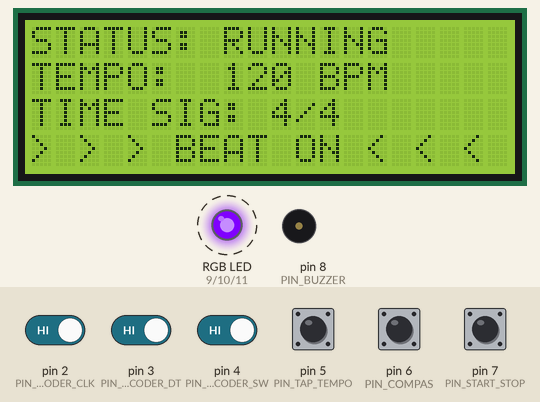
Simulated run of this sketch. Board: Arduino Uno, built with avr-gcc and run on an emulated ATmega328P. Parts: 20×4 character LCD, an RGB LED mixed from three pins (HIGH = lit), buzzer (waves = sounding). Dashed ring = blinking. Inputs (shaded band) come from the test bench; at power-on: pin 2 (PIN_ENCODER_CLK), pin 3 (PIN_ENCODER_DT), pin 4 (PIN_ENCODER_SW), pin 5 (PIN_TAP_TEMPO), pin 6 (PIN_COMPAS), pin 7 (PIN_START_STOP) HIGH.

Above: at 2.3 s.
2.4 s: pin 7 (PIN_START_STOP) pulled LOW for 0.15 s
At 3.5 s:
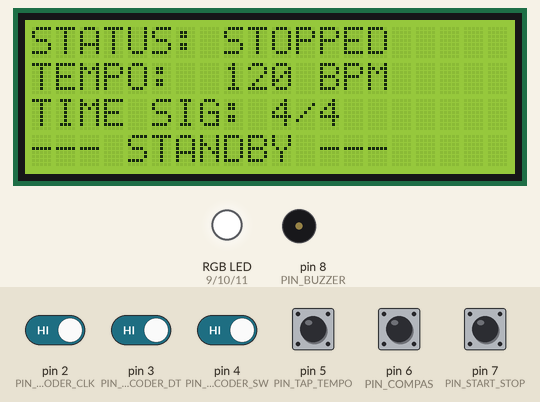
4.2 s: pin 7 (PIN_START_STOP) pulled LOW for 0.15 s
At 4.75 s:
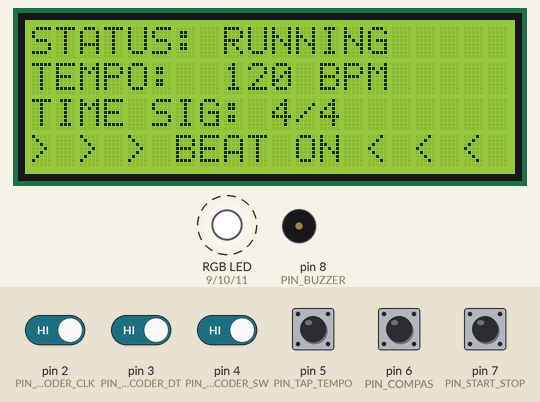
4.9 s: pin 4 (PIN_ENCODER_SW) driven LOW
7.9 s: pin 4 (PIN_ENCODER_SW) driven HIGH
At 8.3 s:
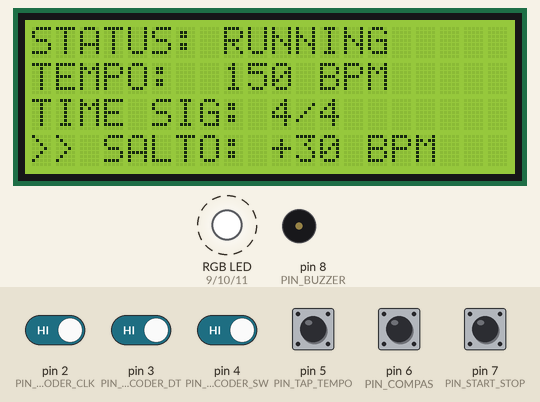
9.7 s: pin 4 (PIN_ENCODER_SW) driven LOW
12.6 s: pin 7 (PIN_START_STOP) pulled LOW for 1 s
At 13.66 s:
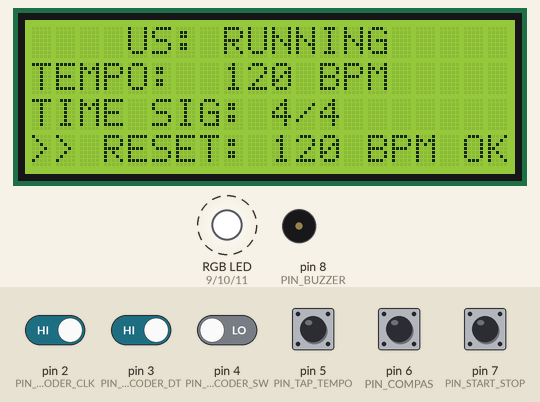
Timing chart, 0 to 15.2 s (numbered marks = the images above; inputs shaded):
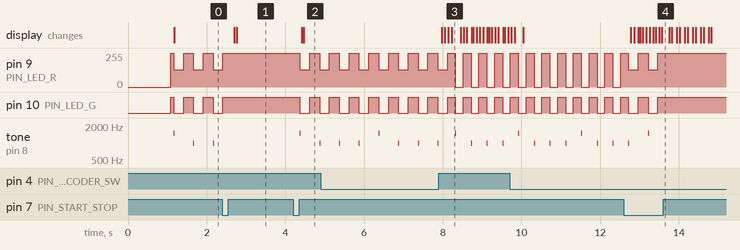

The sketch:

metronomo.ino
```cpp
#include "Config.h"
#include "Interfaz.h"
#include "Visuals.h"

double tiempoSiguienteCambioMicros = 0;
bool ledEncendido = false;
int contadorPulsos = 0;

int ultimoBPM = 0;
String ultimoCompasStr = "";
bool ultimoEstadoEjecucion = false;
unsigned long ultimoRefrescoLCD = 0;
int lineaAActualizar = 0; // Para el refresco fraccionado

void setup() {
    Serial.begin(9600);
    setupInterfaz();
    setupVisuals();
    actualizarPantallaCompleta(); // Una vez al inicio
    tiempoSiguienteCambioMicros = (double)micros();
}

void loop() {
    unsigned long ahoraMicros = micros();
    unsigned long ahoraMillis = millis();
    int bpm = obtenerBPM();
    bool estadoActual = estaEjecutando();

    // 1. Prioridad 1: Controles (Lectura ultra-veloz)
    gestionarStartStop();
    gestionarBoton();
    gestionarTapTempo();
    gestionarCompas();

    if (estadoActual) {
        double medioIntervaloMicros = 30000000.0 / (double)bpm;

        // 2. Prioridad 2: El Pulso (Matemática de arrastre de error)
        if ((double)ahoraMicros >= tiempoSiguienteCambioMicros) {
            if (!ledEncendido) {
                actualizarColorLED(bpm);
                int tiemposMax = obtenerTiemposPorCompas();
                if (contadorPulsos == 0) tone(PIN_BUZZER, 1500, 25);
                else tone(PIN_BUZZER, 1000, 15);
                contadorPulsos = (contadorPulsos + 1) % tiemposMax;
                ledEncendido = true;
            } else {
                apagarLED();
                ledEncendido = false;
            }
            tiempoSiguienteCambioMicros += medioIntervaloMicros;
        }

        // 3. Prioridad 3: LCD Fraccionado (Solo 10ms de bloqueo por vuelta)
        double tiempoRestante = tiempoSiguienteCambioMicros - (double)ahoraMicros;

        // Con 20ms de margen es suficiente porque ahora cada línea es muy rápida
        if (tiempoRestante > 20000.0) {
            String compasStr = obtenerCompasActual();
            // Si algo cambia, forzamos refresco de esa línea específica
            if (bpm != ultimoBPM || compasStr != ultimoCompasStr || estadoActual != ultimoEstadoEjecucion || (ahoraMillis - ultimoRefrescoLCD > 100)) {

                actualizarLineaLCD(lineaAActualizar); // Solo actualiza UNA línea
                lineaAActualizar = (lineaAActualizar + 1) % 4;

                if (lineaAActualizar == 0) { // Solo resetear marcas cuando damos la vuelta completa
                    ultimoBPM = bpm;
                    ultimoCompasStr = compasStr;
                    ultimoEstadoEjecucion = estadoActual;
                    ultimoRefrescoLCD = ahoraMillis;
                }
            }
        }
    } else {
        // En STOP todo es relajado
        apagarLED();
        noTone(PIN_BUZZER);
        ledEncendido = false;
        contadorPulsos = 0;
        if (ahoraMillis - ultimoRefrescoLCD > 200) {
            actualizarPantallaCompleta();
            ultimoRefrescoLCD = ahoraMillis;
        }
        tiempoSiguienteCambioMicros = (double)micros();
    }
}
```

Interfaz.cpp
```cpp
#include "Interfaz.h"
#include "Config.h"
#include <LiquidCrystal_I2C.h>

// --- Inicialización del LCD --- //
LiquidCrystal_I2C lcd(0x27, 20, 4);

// --- Variables de Estado Global --- //
volatile int bpmActual = 120;      // BPM actual del metrónomo
bool ejecutando = true;            // Indica si el metrónomo está en ejecución

// --- Variables de Notificación --- //
String mensajeNotificacion = "";      // Mensaje a mostrar en la pantalla
unsigned long tiempoNotificacion = 0; // Momento en que se mostró la notificación
bool resetYaEjecutado = false;        // Evita múltiples resets por pulsación larga

// --- Variables del Encoder Rotatorio --- //
// Tabla de estados para decodificar el movimiento del encoder
const int8_t TABLA_ENCODER[] = {0, 1, -1, 0, -1, 0, 0, 1, 1, 0, 0, -1, 0, -1, 1, 0};
static uint8_t estadoEncoder = 0;     // Estado actual del encoder
static int8_t contadorPasos = 0;      // Acumula pasos para cambiar BPM

// --- Variables de Botones --- //
unsigned long tiempoInicioPulsacion = 0; // Momento en que se pulsó el botón del encoder
bool pulsadoAnteriormente = false;       // Estado previo del botón del encoder
bool tapAnteriorEstado = false;          // Estado previo del botón TAP
bool compasPresionadoActualmente = false;// Estado previo del botón compás
bool ssPresionadoActualmente = false;    // Estado previo del botón start/stop

// --- Variables para Tap Tempo y Compás --- //
unsigned long ultimoTap = 0;             // Último tiempo en que se pulsó TAP
unsigned long tiemposTap[4] = {0, 0, 0, 0}; // Array para almacenar intervalos entre taps
int indiceTap = 0;                       // Índice para el array de taps
int indiceCompas = 2;                    // Índice del compás seleccionado (por defecto 4/4)
const char* listaCompases[] = {"2/4", "3/4", "4/4"}; // Lista de compases disponibles


// --- Configuración inicial de la interfaz y hardware --- //
void setupInterfaz() {
    // Configura los pines de entrada/salida
    pinMode(PIN_ENCODER_CLK, INPUT_PULLUP);
    pinMode(PIN_ENCODER_DT, INPUT_PULLUP);
    pinMode(PIN_ENCODER_SW, INPUT_PULLUP);
    pinMode(PIN_TAP_TEMPO, INPUT_PULLUP);
    pinMode(PIN_COMPAS, INPUT_PULLUP);
    pinMode(PIN_START_STOP, INPUT_PULLUP);
    pinMode(PIN_BUZZER, OUTPUT);
    digitalWrite(PIN_BUZZER, LOW);

    // Configura interrupciones para el encoder rotatorio
    attachInterrupt(digitalPinToInterrupt(PIN_ENCODER_CLK), checkEncoder, CHANGE);
    attachInterrupt(digitalPinToInterrupt(PIN_ENCODER_DT), checkEncoder, CHANGE);

    // Inicializa el bus I2C y la pantalla LCD
    Wire.begin();
    Wire.setClock(400000); // Bus I2C a 400kHz para reducir el tiempo de bloqueo
    lcd.init();
    lcd.backlight();
    lcd.clear();
    lcd.setCursor(0, 1);
    lcd.print("   METRONOMO PyR  "); // Mensaje de bienvenida
    delay(1000);
    lcd.clear();
}


// --- Rutina de interrupción para el encoder rotatorio --- //
// Ajusta el BPM según el giro del encoder
void checkEncoder() {
    if (!ejecutando) return; // Solo responde si el metrónomo está activo
    estadoEncoder <<= 2;
    if (digitalRead(PIN_ENCODER_CLK)) estadoEncoder |= 0x02;
    if (digitalRead(PIN_ENCODER_DT)) estadoEncoder |= 0x01;
    int8_t movimiento = TABLA_ENCODER[estadoEncoder & 0x0F]; // Decodifica el movimiento
    if (movimiento != 0) {
        contadorPasos += movimiento;
        // Cambia el BPM cada 4 pasos completos
        if (contadorPasos >= 4) { bpmActual++; contadorPasos = 0; }
        else if (contadorPasos <= -4) { bpmActual--; contadorPasos = 0; }
    }
    // Limita el BPM a los valores permitidos
    if (bpmActual < MIN_BPM) bpmActual = MIN_BPM;
    if (bpmActual > MAX_BPM) bpmActual = MAX_BPM;
}


// --- Gestiona el botón de Start/Stop --- //
void gestionarStartStop() {
    bool botonSS = (digitalRead(PIN_START_STOP) == LOW);
    if (botonSS && !ssPresionadoActualmente) ssPresionadoActualmente = true;
    if (!botonSS && ssPresionadoActualmente) {
        ejecutando = !ejecutando; // Alterna entre ejecutando y detenido
        ssPresionadoActualmente = false;
    }
}


// --- Gestiona el botón del encoder (pulsador central) --- //
// Pulsación corta: suma 30 BPM. Pulsación larga (>3s): resetea a 120 BPM.
void gestionarBoton() {
    if (!ejecutando) return;
    bool botonPulsado = (digitalRead(PIN_ENCODER_SW) == LOW);

    // Detecta el inicio de la pulsación
    if (botonPulsado && !pulsadoAnteriormente) {
        tiempoInicioPulsacion = millis();
        pulsadoAnteriormente = true;
        resetYaEjecutado = false;
    }

    // Si se mantiene pulsado más de 3 segundos, resetea BPM
    if (botonPulsado && pulsadoAnteriormente && !resetYaEjecutado) {
        if (millis() - tiempoInicioPulsacion >= 3000) {
            bpmActual = 120;
            mensajeNotificacion = "RESET: 120 BPM OK ";
            tiempoNotificacion = millis();
            resetYaEjecutado = true;
        }
    }

    // Si se suelta antes de 3 segundos, suma 30 BPM
    if (!botonPulsado && pulsadoAnteriormente) {
        unsigned long duracion = millis() - tiempoInicioPulsacion;
        pulsadoAnteriormente = false;
        if (!resetYaEjecutado && duracion > 50) {
            bpmActual += 30;
            if (bpmActual > MAX_BPM) bpmActual = MIN_BPM;
            mensajeNotificacion = "SALTO: +30 BPM    ";
            tiempoNotificacion = millis();
        }
    }
}


// --- Gestiona el botón TAP TEMPO --- //
void gestionarTapTempo() {
    if (!ejecutando) return;
    bool tapPulsado = (digitalRead(PIN_TAP_TEMPO) == LOW);
    unsigned long ahora = millis();

    // Detecta flanco de bajada (pulsación)
    if (tapPulsado && !tapAnteriorEstado && (ahora - ultimoTap > 150)) {
        unsigned long diferencia = ahora - ultimoTap;
        if (diferencia < 2000) {
            // Guarda el intervalo entre taps
            tiemposTap[indiceTap] = diferencia;
            indiceTap = (indiceTap + 1) % 4;
            // Calcula el promedio de los últimos taps
            unsigned long suma = 0; int v = 0;
            for(int i=0; i<4; i++) { if(tiemposTap[i]>0){suma+=tiemposTap[i]; v++;} }
            if (v > 0) {
                bpmActual = 60000 / (suma / v); // Convierte ms a BPM
                if (bpmActual > MAX_BPM) bpmActual = MAX_BPM;
                if (bpmActual < MIN_BPM) bpmActual = MIN_BPM;
            }
        } else {
            // Si el intervalo es muy largo, reinicia el conteo
            indiceTap = 0; for(int i=0; i<4; i++) tiemposTap[i] = 0;
        }
        ultimoTap = ahora;
    }
    tapAnteriorEstado = tapPulsado;
}


// --- Gestiona el botón de compás --- //
void gestionarCompas() {
    if (!ejecutando) return;
    bool botonC = (digitalRead(PIN_COMPAS) == LOW);
    if (botonC && !compasPresionadoActualmente) compasPresionadoActualmente = true;
    if (!botonC && compasPresionadoActualmente) {
        indiceCompas = (indiceCompas + 1) % 3; // Cambia al siguiente compás
        compasPresionadoActualmente = false;
    }
}


// --- Devuelve la cantidad de tiempos según el compás seleccionado --- //
int obtenerTiemposPorCompas() {
    if (indiceCompas == 0) return 2; // 2/4
    if (indiceCompas == 1) return 3; // 3/4
    return 4;                        // 4/4
}


// --- FUNCIONES DE PANTALLA (Refresco Fraccionado) --- //

// Refresca todas las líneas de la pantalla LCD
void actualizarPantallaCompleta() {
    for(int i=0; i<4; i++) {
        actualizarLineaLCD(i);
    }
}

// Actualiza una línea específica de la pantalla LCD
// 0: Estado, 1: Tempo, 2: Compás, 3: Notificación o estado
void actualizarLineaLCD(int linea) {
    switch (linea) {
        case 0:
            lcd.setCursor(0, 0);
            lcd.print("STATUS: ");
            lcd.print(ejecutando ? "RUNNING   " : "STOPPED   ");
            break;
        case 1:
            lcd.setCursor(0, 1);
            lcd.print("TEMPO:  ");
            lcd.print(bpmActual);
            lcd.print(" BPM    ");
            break;
        case 2:
            lcd.setCursor(0, 2);
            lcd.print("TIME SIG: ");
            lcd.print(listaCompases[indiceCompas]);
            lcd.print("      ");
            break;
        case 3:
            lcd.setCursor(0, 3);
            // Si hay mensaje de notificación reciente, lo muestra
            if (mensajeNotificacion != "" && (millis() - tiempoNotificacion < 2000)) {
                lcd.print(">> ");
                lcd.print(mensajeNotificacion);
                lcd.print("   ");
            } else {
                mensajeNotificacion = "";
                if (ejecutando) lcd.print("> > > BEAT ON < < < ");
                else           lcd.print("--- STANDBY ---     ");
            }
            break;
    }
}


// --- Funciones auxiliares para obtener el estado actual --- //
bool estaEjecutando() { return ejecutando; }
int obtenerBPM() { return bpmActual; }
String obtenerCompasActual() { return String(listaCompases[indiceCompas]); }
```

Interfaz.h
```cpp
#ifndef INTERFAZ_H
#define INTERFAZ_H

#include <Arduino.h>

void setupInterfaz();
void checkEncoder();
int obtenerBPM();
void establecerBPM(int nuevoBpm); // reset
void gestionarBoton();           // lógica de los 2 segundos
void gestionarTapTempo(); // lógica del Tap Tempo
void gestionarCompas();
String obtenerCompasActual(); // mostrar compás actual
void gestionarStartStop(); // lógica del Start/Stop
bool estaEjecutando(); // parar que el .ino ejecute lógica si está en Start
void actualizarPantalla(); // actualizar LCD con BPM y compás
int obtenerTiemposPorCompas(); // función para el buzzer
void actualizarPantallaCompleta();
void actualizarLineaLCD(int linea);

#endif
```

Visuals.cpp
```cpp
#include "Visuals.h"
#include "Config.h"

void setupVisuals() {
    pinMode(PIN_LED_R, OUTPUT);
    pinMode(PIN_LED_G, OUTPUT);
    pinMode(PIN_LED_B, OUTPUT);
    apagarLED();
}

void apagarLED() {
    analogWrite(PIN_LED_R, 255);
    analogWrite(PIN_LED_G, 255);
    analogWrite(PIN_LED_B, 255);
}

float mapFloat(float x, float in_min, float in_max, float out_min, float out_max) {
    return (x - in_min) * (out_max - out_min) / (in_max - in_min) + out_min;
}

void actualizarColorLED(int bpm) {
    int r, g, b;

    if (bpm <= 90) {
        // Azul (30) -> Verde (90) pasando por cian (azul claro)
        float t = mapFloat(bpm, 30, 90, 0.0, 1.0);
        r = 255; // rojo apagado siempre

        if (t < 0.5) {
            // Azul -> Cian
            float t2 = t * 2.0;
            g = (int)(255 * (1.0 - t2) + 0.5); // verde se enciende
            b = 0;                             // azul encendido
        } else {
            // Cian -> Verde
            float t2 = (t - 0.5) * 2.0;
            g = 0;                             // verde encendido
            b = (int)(255 * t2 + 0.5);         // azul se apaga
        }
    }
    else if (bpm <= 150) {
        // Verde (90) -> Amarillo (150)
        float t = mapFloat(bpm, 90, 150, 0.0, 1.0);
        r = (int)(255 * (1.0 - t) + 0.5); // rojo se enciende
        g = 0;                            // verde encendido
        b = 255;                          // azul apagado
    }
    else if (bpm <= 210) {
        // Amarillo (150) -> Naranja (210)
        float t = mapFloat(bpm, 150, 210, 0.0, 1.0);
        r = 0;
        g = (int)(mapFloat(t, 0, 1, 0, 150) + 0.5);
        b = 255;
    }
    else {
        // Naranja (210) -> Rojo (280)
        float t = mapFloat(bpm, 210, 280, 0.0, 1.0);
        r = 0;
        g = (int)(mapFloat(t, 0, 1, 150, 255) + 0.5);
        b = 255;
    }

    analogWrite(PIN_LED_R, r);
    analogWrite(PIN_LED_G, g);
    analogWrite(PIN_LED_B, b);
}
```

Visuals.h
```cpp
#ifndef VISUALS_H
#define VISUALS_H

#include <Arduino.h>

void setupVisuals();
void actualizarColorLED(int bpm);
void apagarLED();
float mapFloat(float x, float in_min, float in_max, float out_min, float out_max);

#endif
```

Config.h
```cpp
#ifndef CONFIG_H
#define CONFIG_H

#include <Arduino.h>
#include <LiquidCrystal_I2C.h>

// Pines LED RGB
const int PIN_LED_R = 9;
const int PIN_LED_G = 10;
const int PIN_LED_B = 11;

// Pines Encoder
const int PIN_ENCODER_CLK = 2;
const int PIN_ENCODER_DT = 3;
const int PIN_ENCODER_SW = 4;

// Pin Tap Tempo
const int PIN_TAP_TEMPO = 5;

// Pin cambio de compás
const int PIN_COMPAS = 6;

// Pin Start/Stop
const int PIN_START_STOP = 7;

// Pin buzzer
const int PIN_BUZZER = 8;

// Rangos
const int MIN_BPM = 30;
const int MAX_BPM = 280;

// Configuración LCD
const int LCD_COLS = 20;
const int LCD_FILAS = 4;
const int LCD_ADDR = 0x27;

#endif
```

Measured:
- after the input at 2.4 s, pin 9 (PIN_LED_R): goes on until 2.4 s, then stays 255/255; pin 10 (PIN_LED_G): goes on until 2.4 s, then stays HIGH; tone on pin 8 (PIN_BUZZER): stops changing and stays silent; the display: first changes after 0.30 s (image 1 shows a later state)
- after the input at 4.2 s, pin 9 (PIN_LED_R): 255/255 → 128/255 after 0.17 s, → 255/255 0.25 s later, → 128/255 0.25 s later; pin 10 (PIN_LED_G): HIGH → LOW after 0.17 s, → HIGH 0.25 s later, → LOW 0.25 s later
- after the input at 7.9 s, the display: first changes after 0.07 s (image 3 shows a later state)
- after the input at 12.6 s, pin 9 (PIN_LED_R): goes on until 13.5 s, then stays 255/255; pin 10 (PIN_LED_G): goes on until 13.5 s, then stays HIGH; tone on pin 8 (PIN_BUZZER): goes on until 13.2 s, then stays silent
- by itself, pin 9 (PIN_LED_R): alternates 255/255 for 0.25 s and 128/255 for 0.25 s
- by itself, pin 10 (PIN_LED_G): alternates HIGH for 0.25 s and LOW for 0.25 s
- by itself, tone on pin 8 (PIN_BUZZER): repeats every 0.49 s: silent 0.48 s, 1000 Hz 0.02 s
